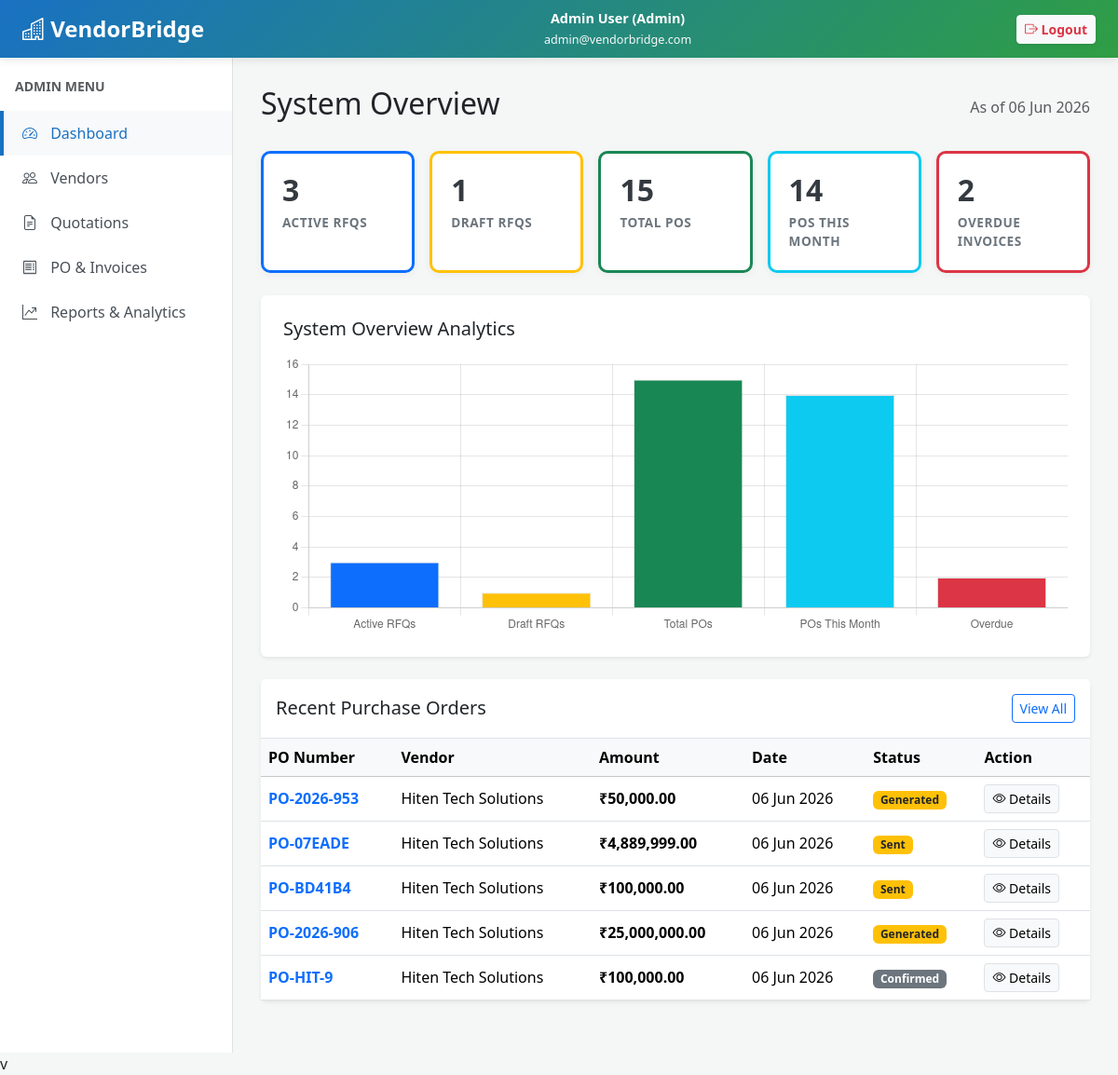
Page /admin/dashboard.php (signed in) on the committed database.
### tables this page shows
CREATE TABLE `purchase_orders` (
  `po_id` int(11) NOT NULL,
  `quotation_id` int(11) NOT NULL,
  `vendor_id` int(11) NOT NULL,
  `generated_by` int(11) NOT NULL,
  `po_number` varchar(50) NOT NULL,
  `po_date` date NOT NULL,
  `total_amount` decimal(15,2) NOT NULL,
  `status` varchar(20) DEFAULT 'Sent',
  `created_at` timestamp NOT NULL DEFAULT current_timestamp()
);

CREATE TABLE `vendors` (
  `vendor_id` int(11) NOT NULL,
  `category_id` int(11) NOT NULL,
  `company_name` varchar(200) NOT NULL,
  `gst_number` varchar(20) DEFAULT NULL,
  `contact_person` varchar(150) NOT NULL,
  `email` varchar(150) NOT NULL,
  `phone` varchar(20) NOT NULL,
  `address` text DEFAULT NULL,
  `city` varchar(100) DEFAULT NULL,
  `state` varchar(100) DEFAULT NULL,
  `country` varchar(100) DEFAULT 'India',
  `vendor_status` enum('Pending','Active','Inactive','Blacklisted') DEFAULT 'Pending',
  `registration_date` date DEFAULT NULL,
  `created_at` timestamp NOT NULL DEFAULT current_timestamp()
);

### admin/dashboard.php (the view, shortened to what this page needs)
<?php
include 'header.php';
$activeRfqsQuery = mysqli_query($conn, "SELECT COUNT(*) as count FROM rfqs WHERE status = 'Open'");
$activeRfqs = mysqli_fetch_assoc($activeRfqsQuery)['count'] ?? 0;
$pendingRfqsQuery = mysqli_query($conn, "SELECT COUNT(*) as count FROM rfqs WHERE status = 'Draft'");
$pendingRfqs = mysqli_fetch_assoc($pendingRfqsQuery)['count'] ?? 0;
$totalPosQuery = mysqli_query($conn, "SELECT COUNT(*) as count FROM purchase_orders");
$totalPos = mysqli_fetch_assoc($totalPosQuery)['count'] ?? 0;
$posThisMonthQuery = mysqli_query($conn, "
    SELECT COUNT(*) as count
    FROM purchase_orders
    WHERE MONTH(po_date) = MONTH(CURRENT_DATE())
    AND YEAR(po_date) = YEAR(CURRENT_DATE())
");
$posThisMonth = mysqli_fetch_assoc($posThisMonthQuery)['count'] ?? 0;
$overdueInvoicesQuery = mysqli_query($conn, "
    SELECT COUNT(*) as count
    FROM invoices
    WHERE payment_status = 'Overdue'
    OR (due_date < CURRENT_DATE() AND payment_status != 'Paid')
");
$overdueInvoices = mysqli_fetch_assoc($overdueInvoicesQuery)['count'] ?? 0;
$recentPosQuery = mysqli_query($conn, "
    SELECT po.po_id, po.po_number, v.company_name, po.total_amount, po.po_date, po.status
    FROM purchase_orders po
    JOIN vendors v ON po.vendor_id = v.vendor_id
    ORDER BY po.created_at DESC
    LIMIT 5
");
?>
<div class="d-flex justify-content-between align-items-center mb-4">
    <h2>System Overview</h2>
    <span class="text-muted">As of <?php echo date('d M Y'); ?></span>
</div>
<div class="row mb-4 g-3">
    <div class="col-md">
        <div class="stat-card border-bottom border-primary border-3">
            <h3><?php echo number_format($activeRfqs); ?></h3>
            <p>Active RFQs</p>
        </div>
    </div>
    <div class="col-md">
        <div class="stat-card border-bottom border-warning border-3">
            <h3><?php echo number_format($pendingRfqs); ?></h3>
            <p>Draft RFQs</p>
        </div>
    </div>
    <div class="col-md">
        <div class="stat-card border-bottom border-success border-3">
            <h3><?php echo number_format($totalPos); ?></h3>
            <p>Total POs</p>
        </div>
    </div>
    <div class="col-md">
        <div class="stat-card border-bottom border-info border-3">
            <h3><?php echo number_format($posThisMonth); ?></h3>
            <p>POs This Month</p>
        </div>
    </div>
    <div class="col-md">
        <div class="stat-card border-bottom border-danger border-3">
            <h3><?php echo number_format($overdueInvoices); ?></h3>
            <p>Overdue Invoices</p>
        </div>
    </div>
</div>
<div class="card shadow-sm border-0 p-4 mb-4">
    <h5 class="mb-3">System Overview Analytics</h5>
    <canvas id="adminChart" style="max-height: 300px; width: 100%;"></canvas>
</div>
<script>
    const ctx = document.getElementById('adminChart').getContext('2d');
    const adminChart = new Chart(ctx, {
        type: 'bar',
        data: {
            labels: ['Active RFQs', 'Draft RFQs', 'Total POs', 'POs This Month', 'Overdue'],
            datasets: [{
                label: 'Count',
                data: [
                    <?php echo $activeRfqs; ?>,
                    <?php echo $pendingRfqs; ?>,
                    <?php echo $totalPos; ?>,
                    <?php echo $posThisMonth; ?>,
                    <?php echo $overdueInvoices; ?>
                ],
                backgroundColor: ['#0d6efd', '#ffc107', '#198754', '#0dcaf0', '#dc3545'],
                borderWidth: 1
            }]
        },
        options: {
            responsive: true,
            plugins: { legend: { display: false } },
            scales: { y: { beginAtZero: true } }
        }
    });
</script>
<div class="card border-0 shadow-sm">
    <div class="card-header bg-white border-bottom py-3 d-flex justify-content-between align-items-center">
        <h5 class="mb-0">Recent Purchase Orders</h5>
        <a href="invoices.php" class="btn btn-sm btn-outline-primary">View All</a>
    </div>
    <div class="card-body p-0">
        <div class="table-responsive">
            <table class="table table-hover align-middle mb-0">
                <thead class="table-light">
                    <tr>
                        <th>PO Number</th>
                        <th>Vendor</th>
                        <th>Amount</th>
                        <th>Date</th>
                        <th>Status</th>
                        <th>Action</th>
                    </tr>
                </thead>
                <tbody>
                    <?php if (mysqli_num_rows($recentPosQuery) > 0) {
                        while ($row = mysqli_fetch_assoc($recentPosQuery)) {
                            $badgeClass = 'bg-secondary';
                            if (in_array($row['status'], ['Generated', 'Sent'])) $badgeClass = 'bg-warning text-dark';
                    ?>
                    <tr>
                        <td class="fw-bold text-primary"><?php echo htmlspecialchars($row['po_number']); ?></td>
                        <td><?php echo htmlspecialchars($row['company_name']); ?></td>
                        <td class="fw-bold">₹<?php echo number_format($row['total_amount'], 2); ?></td>
                        <td><?php echo date('d M Y', strtotime($row['po_date'])); ?></td>
                        <td><span class="badge <?php echo $badgeClass; ?>"><?php echo htmlspecialchars($row['status']); ?></span></td>
                        <td>
                        <a href="po_details.php?id=<?php echo $row['po_id']; ?>" class="btn btn-sm btn-light border"> <i class="bi bi-eye"></i> Details</a>
                        </td>
                    </tr>
                    <?php
                        }
                    } else {
                    ?>
                        <tr>
                            <td colspan="6" class="text-center py-4 text-muted">No recent Purchase Orders found.</td>
                        </tr>
                    <?php } ?>
                </tbody>
            </table>
        </div>
    </div>
</div>
<?php
include 'footer.php';
?>v

### admin/header.php (shortened to what this page needs)
<?php
$user_name = $_SESSION['first_name'] . " " . $_SESSION['last_name'];
$user_email = $_SESSION['email'];
$current_page = basename($_SERVER['PHP_SELF']);
?>
<!DOCTYPE html>
<html lang="en">
<head>
    <link href="https://cdn.jsdelivr.net/npm/bootstrap@5.3.3/dist/css/bootstrap.min.css" rel="stylesheet">
    <link rel="stylesheet" href="https://cdn.jsdelivr.net/npm/bootstrap-icons@1.11.3/font/bootstrap-icons.min.css">
</head>
<body>
    <nav class="navbar top-bar px-4 py-2 d-flex justify-content-between align-items-center">
        <a class="navbar-brand" href="dashboard.php"><i class="bi bi-buildings"></i> VendorBridge</a>
        <div class="user-details text-white">
            <span class="d-block fw-bold"><?php echo htmlspecialchars($user_name); ?> (Admin)</span>
            <small class="text-light"><?php echo htmlspecialchars($user_email); ?></small>
        </div>
        <a href="../logout.php" class="btn btn-sm btn-light text-danger fw-bold shadow-sm">
            <i class="bi bi-box-arrow-right"></i> Logout
        </a>
    </nav>
    <div class="wrapper">
        <div class="sidebar">
            <div class="px-3 mb-3 text-muted small fw-bold">ADMIN MENU</div>
            <a href="dashboard.php" class="<?php echo ($current_page == 'dashboard.php') ? 'active' : ''; ?>">
                <i class="bi bi-speedometer2"></i> Dashboard
            </a>
            <a href="vendors.php" class="<?php echo ($current_page == 'vendors.php') ? 'active' : ''; ?>">
                <i class="bi bi-people"></i> Vendors
            </a>
            <a href="quotations.php" class="<?php echo ($current_page == 'quotations.php') ? 'active' : ''; ?>">
                <i class="bi bi-file-earmark-text"></i> Quotations
            </a>
            <a href="invoices.php" class="<?php echo ($current_page == 'invoices.php') ? 'active' : ''; ?>">
                <i class="bi bi-receipt"></i> PO & Invoices
            </a>
            <a href="reports.php" class="<?php echo ($current_page == 'reports.php') ? 'active' : ''; ?>">
                <i class="bi bi-graph-up-arrow"></i> Reports & Analytics
            </a>
        </div>
        <div class="main-content">

### admin/footer.php
</div> </div> <script src="https://cdn.jsdelivr.net/npm/bootstrap@5.3.3/dist/js/bootstrap.bundle.min.js"></script>
</body>
</html>

### admin/header.php (style rules this page uses)
body { background-color: #f4f7f6; font-family: 'Segoe UI', Tahoma, Geneva, Verdana, sans-serif; }
.top-bar { background: linear-gradient(135deg, #1971c2, #2f9e44); color: white; box-shadow: 0 2px 10px rgba(0,0,0,0.1); z-index: 1000; }
.top-bar .navbar-brand { font-weight: bold; font-size: 1.5rem; color: white; text-decoration: none; }
.top-bar .user-details { font-size: 0.9rem; text-align: center; }
.wrapper { display: flex; width: 100%; height: calc(100vh - 60px); }
.sidebar { width: 250px; background: #fff; border-right: 1px solid #e0e0e0; padding-top: 20px; overflow-y: auto; }
.sidebar a { display: block; padding: 12px 20px; color: #495057; text-decoration: none; font-weight: 500; border-left: 4px solid transparent; transition: all 0.2s ease-in-out; }
.sidebar a:hover, .sidebar a.active { background: #f8f9fa; color: #1971c2; border-left: 4px solid #1971c2; }
.sidebar i { margin-right: 10px; }
.main-content { flex: 1; padding: 30px; overflow-y: auto; }
.stat-card { background: #fff; border-radius: 10px; padding: 20px; box-shadow: 0 2px 8px rgba(0,0,0,0.05); border: 1px solid #eee; height: 100%; }
.stat-card h3 { font-size: 2rem; font-weight: bold; color: #343a40; margin-bottom: 5px; }
.stat-card p { color: #6c757d; margin: 0; font-size: 0.85rem; text-transform: uppercase; letter-spacing: 0.5px; font-weight: 600; }

### rows in the picture
purchase_orders: po_number "PO-2026-953", vendor.company_name "Hiten Tech Solutions", total_amount "50,000.00", po_date "06 Jun 2026", status "Generated"
purchase_orders: po_number "PO-07EADE", vendor.company_name "Hiten Tech Solutions", total_amount "4,889,999.00", po_date "06 Jun 2026", status "Sent"
purchase_orders: po_number "PO-BD41B4", vendor.company_name "Hiten Tech Solutions", total_amount "100,000.00", po_date "06 Jun 2026", status "Sent"
purchase_orders: po_number "PO-2026-906", vendor.company_name "Hiten Tech Solutions", total_amount "25,000,000.00", po_date "06 Jun 2026", status "Generated"
purchase_orders: po_number "PO-HIT-9", vendor.company_name "Hiten Tech Solutions", total_amount "100,000.00", po_date "06 Jun 2026", status "Confirmed"

### other values in the picture
$user_name "Admin User"
$user_email "admin@vendorbridge.com"
$activeRfqs "3"
$pendingRfqs "1"
$totalPos "15"
$posThisMonth "14"
$overdueInvoices "2"
chart data {{ $activeRfqs }} 3
chart data {{ $pendingRfqs }} 1
chart data {{ $totalPos }} 15
chart data {{ $posThisMonth }} 14
